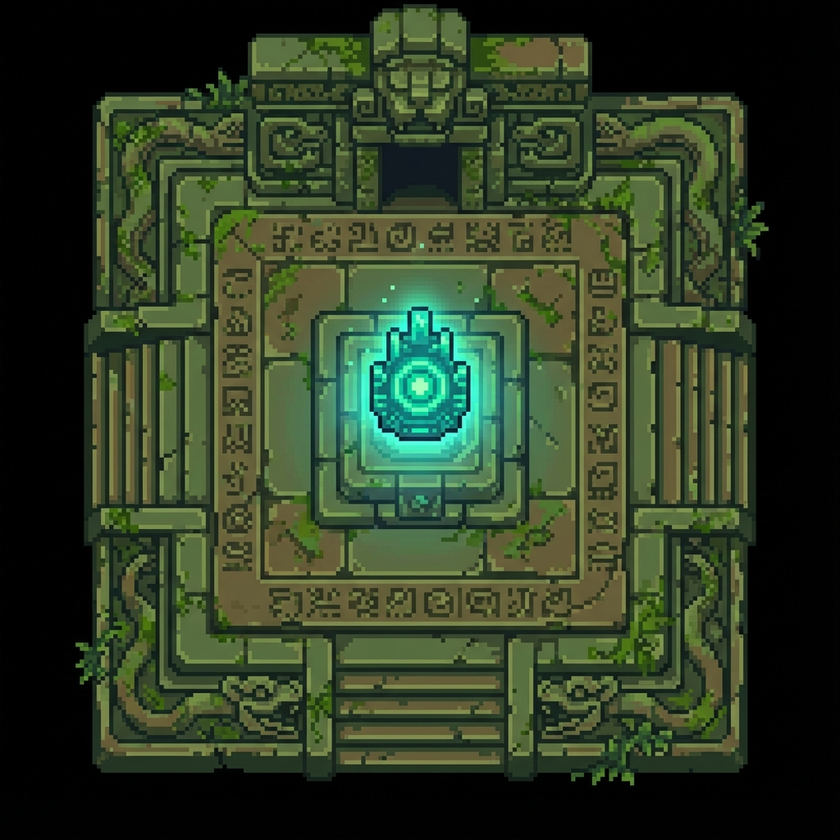
#> input picture mayan_altar_black_bg.png, 840 x 840 px, shrunk from 1024 x 1024 before the run
$ python process_altar.py
#> lines starting #> are read from the running program, lines starting #| are printed output that depends on the picture
from PIL import Image

def process():
    try:
        print("Opening image...")
        img = Image.open("mayan_altar_black_bg.png").convert("RGBA")
        datas = img.getdata()

        newData = []
        for item in datas:
            # Check for black (0,0,0)
            if item[0] <= 5 and item[1] <= 5 and item[2] <= 5:
                newData.append((0, 0, 0, 0)) # Transparent
            else:
                newData.append(item)
#> this loop made 705600 passes
#> item on passes 1 to 3: (0, 0, 0, 255), (2, 2, 2, 255), (1, 1, 1, 255)
#> after the loop, newData = 705600 items

        img.putdata(newData)
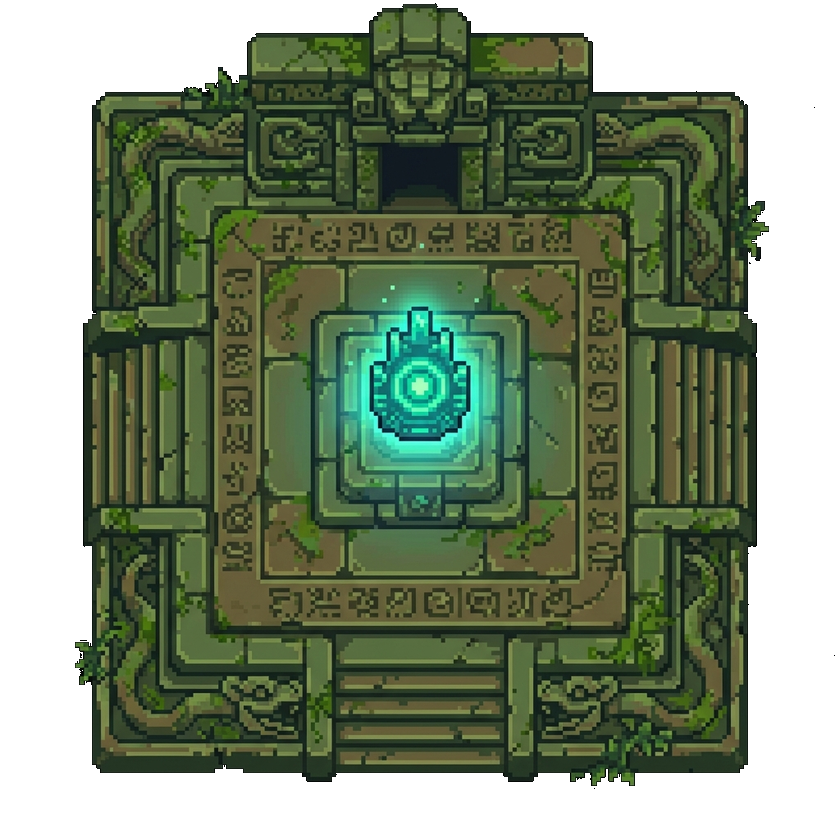
#> img: PIL image 840x840 RGBA; mean R, G, B, A 46.1, 59.6, 36.6, 172.1; transparent parts drawn white
        img.save("src/mayan_altar.png", "PNG")
        print("Successfully processed transparency!")
    except Exception as e:
        print(f"Error: {e}")

if __name__ == "__main__":
    process()

$ run again, with mayan_portal_raw.png copied over mayan_altar_black_bg.png
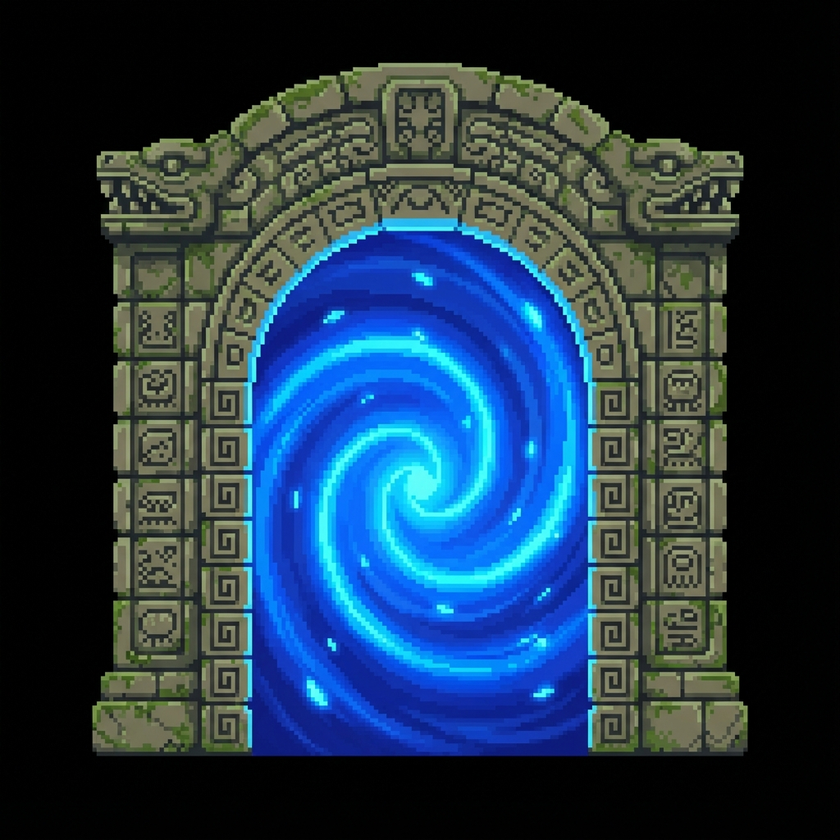
#> input picture mayan_portal_raw.png, 840 x 840 px, shrunk from 1024 x 1024 before the run
#> the loop in process, `for item in datas:` made 705600 passes
#> item on passes 1 to 3: (1, 1, 1, 255), (2, 2, 2, 255), (1, 1, 1, 255)
#> after the loop in process, `for item in datas:`: newData = 705600 items
#> in process, `img.putdata(newData)`:
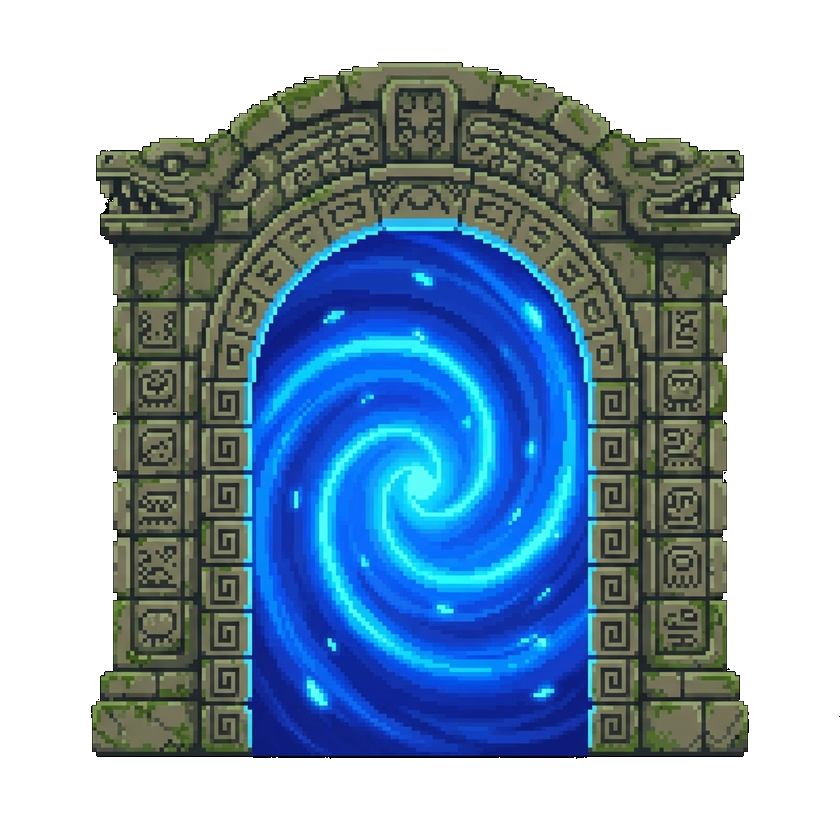
#> img: PIL image 840x840 RGBA; mean R, G, B, A 33.4, 56.5, 75.9, 146.9; transparent parts drawn white
